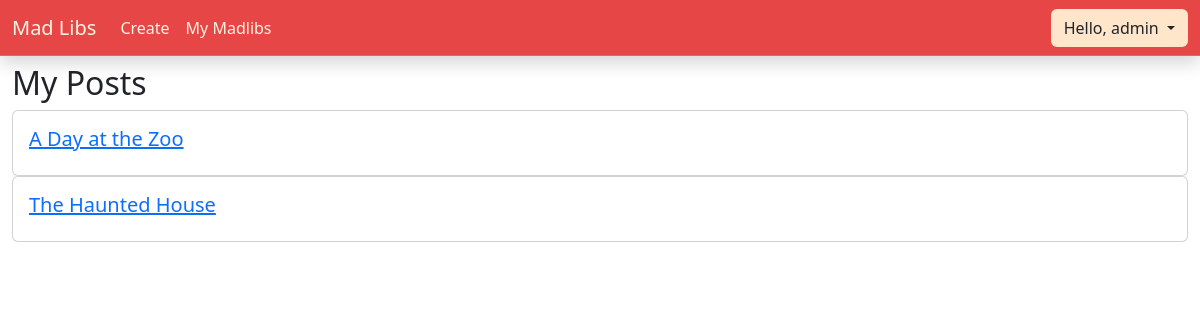
Before: /story/users/admin/posts/ (signed in) with the older database file.
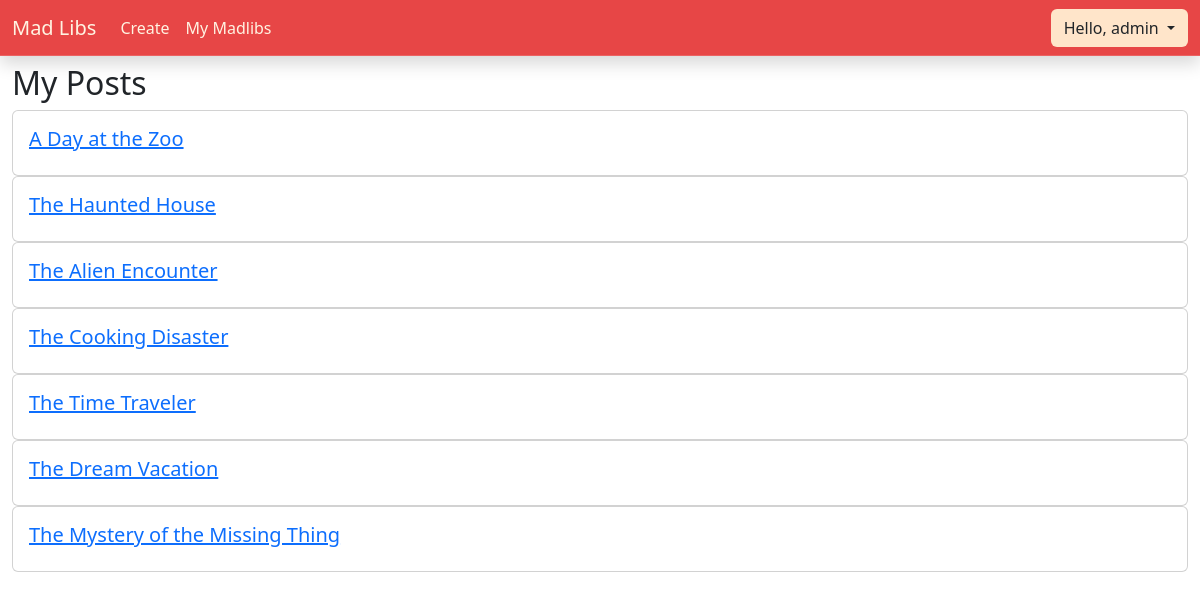
After: the same page with the newer database file.
### stories/models.py (models this page shows, shortened)
class Story(models.Model):
    title = models.CharField(max_length=64)
    story = models.TextField(max_length=1024)
    author = models.ForeignKey(settings.AUTH_USER_MODEL, on_delete=models.CASCADE) # Store the users info
    objects = StoryManager()

### stories/views.py (the view)
# urls.py: path('story/users/<str:username>/posts/', user_posts_view, name='mablibs'), # Display a list of users posts
def user_posts_view(request, username, *args, **kwargs):
    my_context = {
        "stories": Story.objects.filter(author=request.user),
        "site_title": "My Posts"
    }
    return render(request, "users/user_posts.html", my_context) # return an html template

### stories/templates/users/user_posts.html
{% extends 'base.html' %}
{% block content %}
{% load static %}
<h2>My Posts</h2>
{% for story in stories %}
<div class="card">
    <div class="card-body">
        <h5 class="card-title"><a href="{% url 'mablibs_edit' request.user.username story.id %}">{{story.title}}</a></h5>
    </div>
</div>
{% endfor %}
{% endblock %}

Changed rows visible on the page:
added Story: title "The Alien Encounter"
added Story: title "The Cooking Disaster"
added Story: title "The Time Traveler"
added Story: title "The Dream Vacation"
added Story: title "The Mystery of the Missing Thing"
